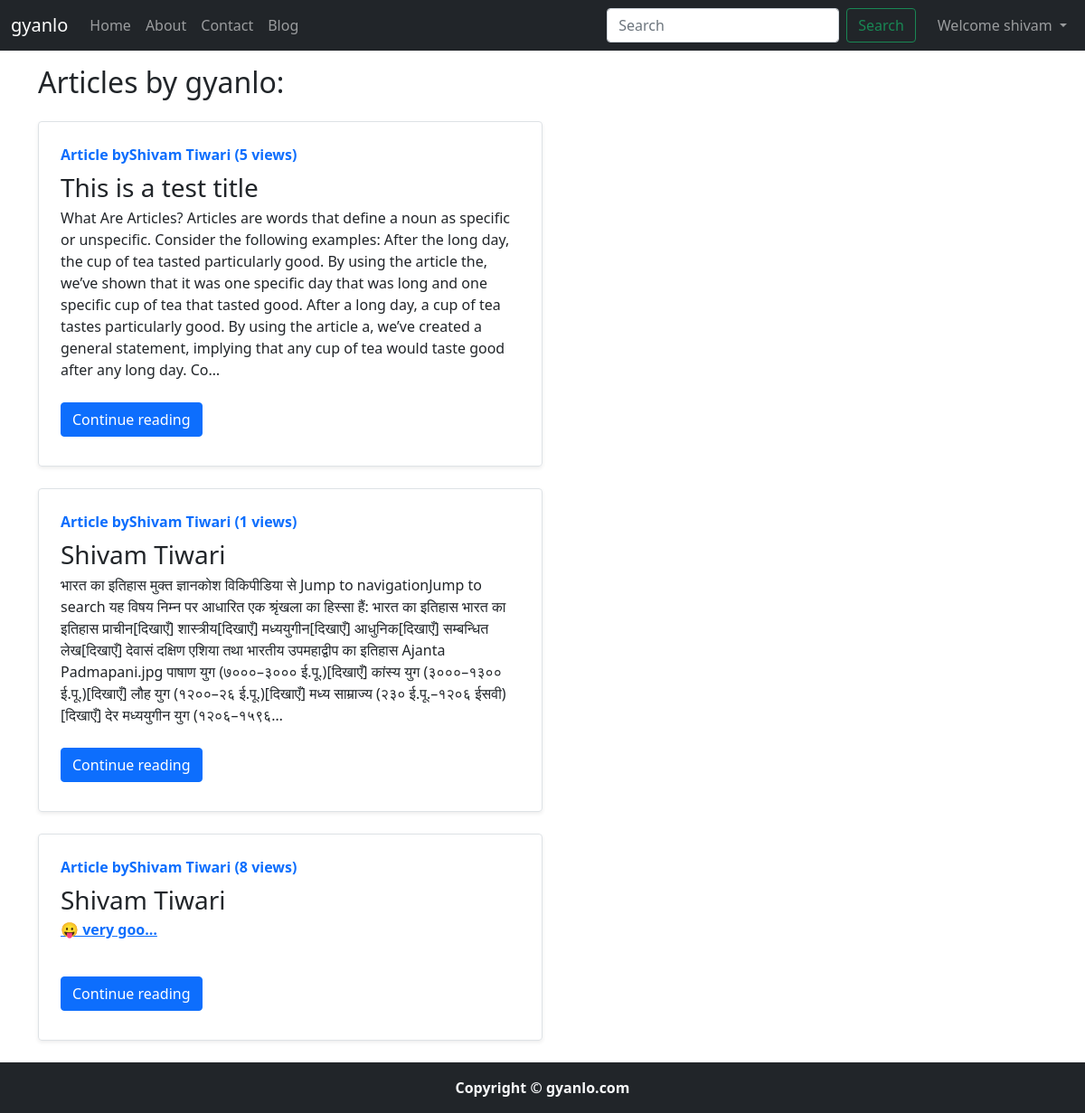
Page /blog/ (signed in) on the committed database.
### blog/models.py (models this page shows, shortened)
class Post(models.Model):
    sno=models.AutoField(primary_key=True)#to increment automatically
    title=models.CharField(max_length=255)
    content=models.TextField()
    author=models.CharField(max_length=100)
    slug=models.CharField(max_length=130)
    views=models.IntegerField(default=0)
    timeStamp=models.DateTimeField(blank=True)

### blog/views.py (the view)
# urls.py: path('', views.blogHome, name='blogHome'),
def blogHome (request):
    allPosts=Post.objects.all()
    context={'allPosts':allPosts}
    return render(request,'blog/blogHome.html',context)

### templates/blog/blogHome.html (shortened to what this page needs)
{% extends 'base.html' %}
{% block blogactive %}active{% endblock blogactive %}
{% block body %}
<div class="container my-3">
    <h2>Articles by gyanlo:</h2>
    {% for post in allPosts %}
    <div class="col-md-6">
        <div class="row g-0 border rounded overflow-hidden flex-md-row my-4 shadow-sm h-md-250 position-relative">
            <div class="col p-4 d-flex flex-column position-static">
                <strong class="d-inline-block mb-2 text-primary">Article by{{post.author}} ({{post.views}} views)</strong>
                <h3 class="mb-0">{{post.title}}</h3>
                <p class="card-text mb-auto"><div class="preview">{{post.content|safe|truncatechars:500}}</div></p>
                <div class="my-2">
                <a href="/blog/{{post.slug}}" role="button"class="btn btn-primary">Continue reading</a>
                </div>
            </div>
        </div>
    </div>
    {% endfor %}
</div>
{% endblock body %}

### templates/base.html (shortened to what this page needs)
<!doctype html>
<html lang="en">
<head>
  <link href="https://cdn.jsdelivr.net/npm/bootstrap@5.0.0-beta1/dist/css/bootstrap.min.css" rel="stylesheet"
>
</head>
<body>
  <nav class="navbar navbar-expand-lg navbar-dark bg-dark">
    <div class="container-fluid">
      <a class="navbar-brand" href="/">gyanlo</a>
      <div class="collapse navbar-collapse" id="navbarSupportedContent">
        <ul class="navbar-nav me-auto mb-2 mb-lg-0">
          <li class="nav-item {% block homeactive %}{% endblock homeactive %}">
            <a class="nav-link" aria-current="page" href="/">Home</a>
          </li>
          <li class="nav-item {% block aboutactive %}{% endblock aboutactive %}">
            <a class="nav-link" href="/about">About</a>
          </li>
          <li class="nav-item {% block contactactive %}{% endblock contactactive %}">
            <a class="nav-link" href="/contact">Contact</a>
          </li>
          <li class="nav-item {% block blogactive %}{% endblock blogactive %}">
            <a class="nav-link" href="/blog">Blog</a>
          </li>
        </ul>
        <form method="get" action="/search" class="d-flex my-2 my-lg-0 mx-3">
          <input class="form-control me-2" type="search" placeholder="Search" aria-label="Search" name="query"
            id="query">
          <button class="btn btn-outline-success" type="submit">Search</button>
        </form>
        {% if user.is_authenticated %}
        <ul class="navbar-nav ml-auto mb-2 mb-lg-0">
        <li class="nav-item dropdown">
          <a class="nav-link dropdown-toggle" href="#" id="navbarDropdown" role="button" data-bs-toggle="dropdown" aria-expanded="false">
            Welcome {{request.user}}
          </a>
        </li>
        </ul>
        {% endif %}
      </div>
    </div>
  </nav>
  {% block body %}{% endblock body %}
  <footer class="text-center py-3 text-light bg-dark">Copyright &copy; gyanlo.com</footer>
</body>
</html>

### rows in the picture
Post: author "Shivam Tiwari", views "5", title "This is a test title", content "What Are Articles? Articles are words that define a noun as specific or unspecific. Consider the following examples: After the long day, the cup of tea tasted particularly good. By using the article the, we’ve shown that it was one specific day that was long and one specific cup of tea that tasted good. After a long day, a cup of tea tastes particularly good. By using the article a, we’ve created a general statement, implying that any cup of tea would taste good after any long day. Co…"
Post: author "Shivam Tiwari", views "1", title "Shivam Tiwari", content "भारत का इतिहास मुक्त ज्ञानकोश विकिपीडिया से Jump to navigationJump to search यह विषय निम्न पर आधारित एक श्रृंखला का हिस्सा हैं: भारत का इतिहास भारत का इतिहास प्राचीन[दिखाएँ] शास्त्रीय[दिखाएँ] मध्ययुगीन[दिखाएँ] आधुनिक[दिखाएँ] सम्बन्धित लेख[दिखाएँ] देवासं दक्षिण एशिया तथा भारतीय उपमहाद्वीप का इतिहास Ajanta Padmapani.jpg पाषाण युग (७०००–३००० ई.पू.)[दिखाएँ] कांस्य युग (३०००–१३०० ई.पू.)[दिखाएँ] लौह युग (१२००–२६ ई.पू.)[दिखाएँ] मध्य साम्राज्य (२३० ई.पू.–१२०६ ईसवी)[दिखाएँ] देर मध्ययुगीन युग (१२०६–१५९६…"
Post: author "Shivam Tiwari", views "8", title "Shivam Tiwari", content "😛 very goo…"

### other values in the picture
{{ request.user }} "shivam"
